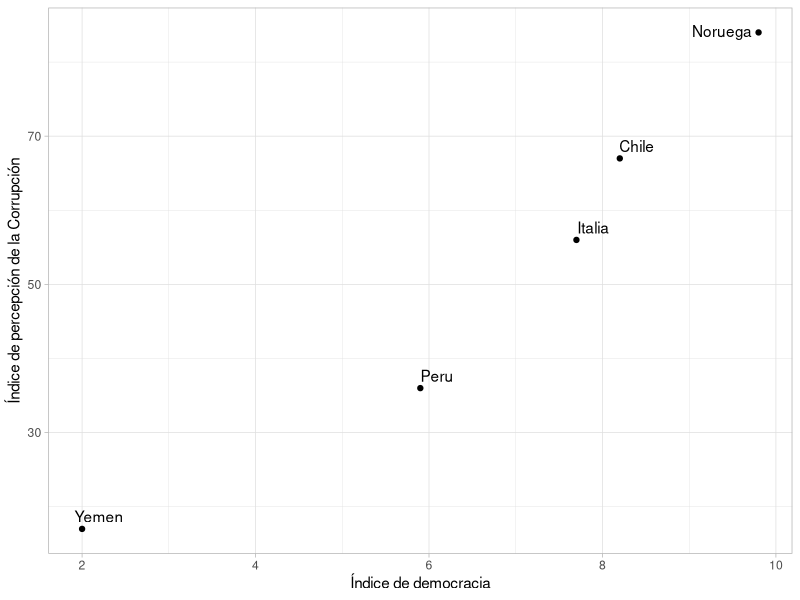

The R source for this figure:
## ---- chunk 1
pais<-c("Noruega","Chile", "Italia", "Peru", "Yemen")
democracy<-c(9.8,8.2,7.7,5.9,2.0)
corruption<-c(84,67,56,36,17)
data<-data.frame(pais, democracy,corruption)
data
## ---- chunk 2
library(tidyverse)
library(ggrepel)
data |> 
  ggplot()+
  aes(x=democracy, y=corruption, label=pais)+
  geom_point() +
  geom_text_repel()+
  labs(x="Índice de democracia", 
       y="Índice de percepción de la Corrupción")+ 
  theme_light()
## ---- chunk 3
var(data$democracy)
var(data$corruption)
## ---- chunk 4
cor.test(data$democracy, data$corruption)
